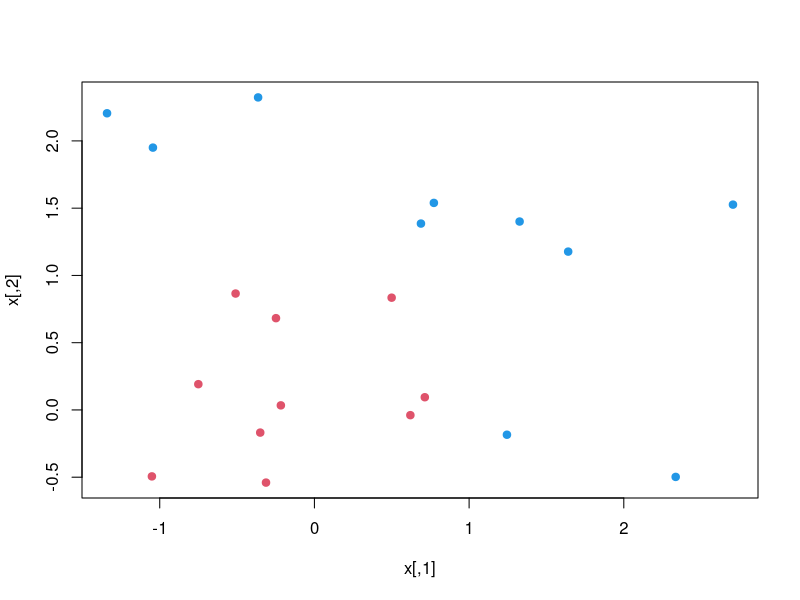

This chart was generated by the following R code: (Note: this script raises an error after producing the figure.)
rm(list=ls())


#----------------- SVM lineal ---------------------# 


#----------------- Pregunta 1 ---------------------# 

set.seed(10111)
x = matrix(rnorm(40), 20, 2)
y = rep(c(-1, 1), c(10, 10))
x[y == 1,] = x[y == 1,] + 1
plot(x, col = y + 3, pch = 19)



#----------------- Pregunta 2 ---------------------# 

dat = data.frame(x, y = as.factor(y))
svmfit = svm(y ~ ., data = dat, kernel = "linear", cost = 10, scale = FALSE)
print(svmfit)


#----------------- Pregunta 3 ---------------------# 


plot(svmfit, dat)



make.grid = function(x, n = 75) {
  grange = apply(x, 2, range)
  x1 = seq(from = grange[1,1], to = grange[2,1], length = n)
  x2 = seq(from = grange[1,2], to = grange[2,2], length = n)
  expand.grid(X1 = x1, X2 = x2)
}



xgrid = make.grid(x)
xgrid[1:10,]




ygrid = predict(svmfit, xgrid)
plot(xgrid, col = c("red","blue")[as.numeric(ygrid)], pch = 20, cex = .2)
points(x, col = y + 3, pch = 19)
points(x[svmfit$index,], pch = 5, cex = 2)


#----------------- Pregunta 4 ---------------------# 


beta = drop(t(svmfit$coefs)%*%x[svmfit$index,])
beta0 = svmfit$rho


#----------------- Pregunta 5 ---------------------# 


plot(xgrid, col = c("red", "blue")[as.numeric(ygrid)], pch = 20, cex = .2)
points(x, col = y + 3, pch = 19)
points(x[svmfit$index,], pch = 5, cex = 2)
abline(beta0 / beta[2], -beta[1] / beta[2])
abline((beta0 - 1) / beta[2], -beta[1] / beta[2], lty = 2)
abline((beta0 + 1) / beta[2], -beta[1] / beta[2], lty = 2)



#----------------- SVM no lineal ---------------------# 



#----------------- Pregunta 1 ---------------------#  

rm(list=ls())


data(iris)
n <- nrow(iris)  # Number of observations
ntrain <- round(n*0.75)  # 75% for training set
set.seed(314)    # Set seed for reproducible results
tindex <- sample(n, ntrain)   # Create a random index
train_iris <- iris[tindex,]   # Create training set
test_iris <- iris[-tindex,]   # Create test set


svmfit <- svm(Species~., data=train_iris, 
            method="C-classification", kernal="radial", cost=10)


summary(svmfit)
svmfit$SV



#slice mantiene las dimensiones constantes para los valores indicados
plot(svmfit, train_iris, Petal.Width ~ Petal.Length, slice=list(Sepal.Width=3, Sepal.Length=4))



# hacemos la prediccion y entendemos la matriz de confusion
prediction <- predict(svmfit, test_iris)
conf_matrix <- table(test_iris$Species, prediction)




